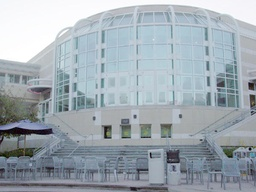
#> input picture Feature Detection and Matching/price_center20.JPG, 256 x 192 px, shrunk from 600 x 450 before the run, found by its file name
$ jupyter execute 'Assignment 1.ipynb'   (shell and % lines are left out)   (Python 2 division)
#> lines starting #> are read from the running program, lines starting #| are printed output that depends on the picture
# CSE 252B: Computer Vision II, Winter 2019 – Assignment 1
### Instructor: Ben Ochoa
### Due: Wednesday, January 16, 2019, 11:59 PM

## Instructions
* Review the academic integrity and collaboration policies on the course website.
* This assignment must be completed individually.
* This assignment contains both math and programming problems.
* All solutions must be written in this notebook
* Math problems must be done in Markdown/LATEX. Remember to show work and describe your solution.
* Programming aspects of this assignment must be completed using Python in this notebook.
* This notebook contains skeleton code, which should not be modified (This is important for standardization to facilate effeciant grading).
* You may use python packages for basic linear algebra, but you may not use packages that directly solve the problem. Ask the instructor if in doubt.
* You must submit this notebook exported as a pdf. You must also submit this notebook as an .ipynb file.
* You must submit both files (.pdf and .ipynb) on Gradescope. You must mark each problem on Gradescope in the pdf.
* It is highly recommended that you begin working on this assignment early.

# Problem 1 (Programming): Feature detection (20 points)
Download input data from the course website. The file price_center20.JPG
contains image 1 and the file price_center21.JPG contains image 2.

For each input image, calculate an image where each pixel value is the minor
eigenvalue of the gradient matrix

$N=\left[ \begin{array}{cc}
\sum\limits_w I_x^2 & \sum\limits_w I_x I_y\\
\sum\limits_w I_x I_y & \sum\limits_w I_y^2
\end{array} \right]$

where w is the window about the pixel, and $I_x$ and $I_y$ are the gradient images in
the x and y direction, respectively. Calculate the gradient images using the fivepoint
central difference operator. Set resulting values that are below a specified
threshold value to zero (hint: calculating the mean instead of the sum in N allows
for adjusting the size of the window without changing the threshold value). Apply
an operation that suppresses (sets to 0) local (i.e., about a window) nonmaximum
pixel values in the minor eigenvalue image. Vary these parameters such that
around 600–650 features are detected in each image. For resulting nonzero pixel
values, determine the subpixel feature coordinate using the Forstner corner point
operator.

#### Report your final values for:
 * the size of the feature detection window (i.e. the size of the window used to calculate the elements in the gradient matrix N)
 * the minor eigenvalue threshold value
 * the size of the local nonmaximum suppression window
 * the resulting number of features detected (i.e. corners) in each image.

#### Display figures for:
 * gradient image heat map before thresholding
 * gradient image heat map after thresholding
 * original image with detected features

My implementation takes around 25 seconds to run. If yours is more than 250 seconds you may lose points.

[cell 1]
import numpy as np
from PIL import Image
import matplotlib.pyplot as plt
import matplotlib.patches as patches
import time


# open the input images
I1 = np.array(Image.open('price_center20.JPG'), dtype='float')/255.
I2 = np.array(Image.open('price_center21.JPG'), dtype='float')/255.
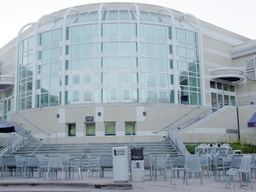
#> input picture Feature Detection and Matching/price_center21.JPG, 256 x 192 px, shrunk from 600 x 450 before the run, found by its file name

# Display the input images
plt.figure(figsize=(14,8))
plt.subplot(1,2,1)
plt.imshow(I1)
plt.subplot(1,2,2)
plt.imshow(I2)
plt.show()

[cell 2]
def ImageGradient(I, w, t):
    # inputs:
    # I is the input image (may be mxn for Grayscale or mxnx3 for RGB)
    # w is the size of the window used to compute the gradient matrix N
    # t is the minor eigenvalue threshold
    #
    # outputs:
    # N is the 2x2xmxn gradient matrix
    # b in the 2x1xmxn vector used in the Forstner corner detector
    # J0 is the mxn minor eigenvalue image of N before thresholding
    # J1 is the mxn minor eigenvalue image of N after thresholding

#> called with w = 9, t = 0.00015
    w = int(w/2)
    m,n = I.shape[:2]
#> m = 192; n = 256
    N = np.zeros((2,2,m,n))
    b = np.zeros((2,1,m,n))
    J0 = np.zeros((m,n))
    J1 = np.zeros((m,n))

    """your code here"""
    # Change RGB to Gray
    I = np.array(Image.fromarray((I*255).astype('uint8')).convert('L'), dtype = 'float')/255.

    # Convolution and preparation for later calculation
    K = 1/12. * np.array([-1., 8., 0., -8., 1.])
    I_x, I_y = I.copy(), I.copy()
    I_xx, I_yy, I_xy = I.copy(),I.copy(),I.copy() # matrix for calculating Gradient matrix
    # matrix for calculating b
    x_I_xx, y_I_yy, x_I_xy, y_I_xy = I.copy(),I.copy(),I.copy(), I.copy()
    for i in range(I.shape[0]):
        I_x[i] = np.convolve(I[i], K, mode='same')
        I_xx[i] = I_x[i]*I_x[i]
    for j in range(I.shape[1]):
        I_y[:,j] = np.convolve(I[:,j], K, mode='same')
        I_yy[:,j] = I_y[:,j]*I_y[:,j]
    I_xy = I_x*I_y

    # reduce value smaller than e-10 to 0
    I_xx[I_xx < 10**(-10)] = 0
#> I_xx: shape (192, 256) float64; min 0, max 0.338, mean 0.00305
    I_yy[I_yy < 10**(-10)] = 0
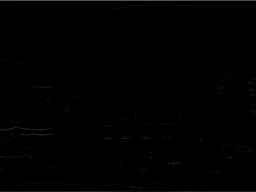
#> I_yy: shape (192, 256) float64; min 0, max 0.333, mean 0.00479
    I_xy[I_xy < 10**(-10)] = 0

    for i in range(I.shape[0]):
        for j in range(I.shape[1]):
            x_I_xx[i,j] = j*I_xx[i,j]
            y_I_yy[i,j] = i*I_yy[i,j]
            x_I_xy[i,j] = j*I_xy[i,j]
            y_I_xy[i,j] = i*I_xy[i,j]

    # Gradient Image and the b vector for corner detector
    def SingleWindow(i, j):
        g = np.zeros((2,2))
        sb = np.zeros((2,1))
        if i<w or j<w or i+w+1>m or j+w+1>n: return g, sb
        else:
            g[0][0] = I_xx[i-w:i+w+1, j-w:j+w+1].mean()
            g[1][1] = I_yy[i-w:i+w+1, j-w:j+w+1].mean()
            g[0][1] = g[1][0] = I_xy[i-w:i+w+1, j-w:j+w+1].mean()
            sb[0,0] = x_I_xx[i-w:i+w+1, j-w:j+w+1].mean() + \
                                y_I_xy[i-w:i+w+1, j-w:j+w+1].mean()
            sb[1,0] = y_I_yy[i-w:i+w+1, j-w:j+w+1].mean() + \
                                x_I_xy[i-w:i+w+1, j-w:j+w+1].mean()
            return g, sb

    for i in range(m):
        for j in range(n):
            N[:,:,i,j], b[:,:,i,j]= SingleWindow(i,j)

    # Minor eigen values
    for i in range(m):
        for j in range(n):
            lam = np.min(np.linalg.eigvals(N[:,:,i,j]))
            J0[i,j] = lam
            J1[i,j] = lam if lam>=t else 0.

    return N, b, J0, J1

def NMS(J, w_nms):
    # Apply nonmaximum supression to J using window w
    # For any window in J, the result should only contain 1 nonzero value
    # In the case of multiple identical maxima in the same window,
    # the tie may be broken arbitrarily
    #
    # inputs:
    # J is the minor eigenvalue image input image after thresholding
    # w_nms is the size of the local nonmaximum suppression window
    #
    # outputs:
    # J2 is the mxn resulting image after applying nonmaximum suppression
    #

#> called with w_nms = 9
    w_nms=w_nms/2
    J2 = J.copy()
    J_tmp = J.copy()
    m,n = J.shape
    """your code here"""
    for i in range(0, m):
        for j in range(0, n):
            window = J_tmp[max(0, i-w_nms):min(m, i+w_nms+1), \
                           max(0,j-w_nms):min(n, j+w_nms+1)]
            maximum = np.max(window)   # find the maximum value in the window
            window[window<maximum]=0   # abandon those smaller than maximum value
            J2[max(0,i-w_nms):min(m,i+w_nms+1), max(0,j-w_nms): min(n,j+w_nms+1)] \
                                                                = window.copy()
    return J2

def ForstnerCornerDetector(J, N, b):
    # Gather the coordinates of the nonzero pixels in J
    # Then compute the sub pixel location of each point using the Forstner operator
    #
    # inputs:
    # J is the NMS image
    # N is the 2x2xmxn gradient matrix
    # b is the 2x1xmxn vector computed in the image_gradient function
    #
    # outputs:
    # C is the number of corners detected in each image
    # pts is the 2xC list of coordinates of subpixel accurate corners
    #     found using the Forstner corner detector

    """your code here"""
    m, n = J.shape
    C = 0
    pts = []
    for i in range(m):
        for j in range(n):
            if J[i,j]==0.: continue
            else:
                # solve for x_center, y_center
                p = np.linalg.solve(N[:,:,i,j],b[:,:,i,j])
                C+=1
                pts.append(p)
    pts = np.array(pts).T[0]
    return C, pts

# feature detection
def RunFeatureDetection(I, w, t, w_nms):
    N, b, J0, J1 = ImageGradient(I, w, t)
    J2 = NMS(J1, w_nms)
    C, pts = ForstnerCornerDetector(J2, N, b)
    return C, pts, J0, J1, J2

[cell 3]
# input images
I1 = np.array(Image.open('price_center20.JPG'), dtype='float')/255.
I2 = np.array(Image.open('price_center21.JPG'), dtype='float')/255.
# parameters to tune
w = 9
t = 0.00015
w_nms = 9

tic = time.time()
# run feature detection algorithm on input images
C1, pts1, J1_0, J1_1, J1_2 = RunFeatureDetection(I1, w, t, w_nms)
C2, pts2, J2_0, J2_1, J2_2 = RunFeatureDetection(I2, w, t, w_nms)
#> call 2 of ImageGradient, with w = 9, t = 0.00015
#> after the loop in ImageGradient (call 2), `for i in range(I.shape[0]):`:
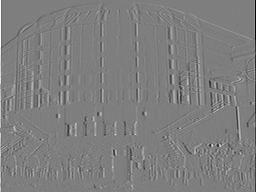
#> I_x: shape (192, 256) float64; min -0.578, max 0.585, mean -5.02e-05; drawn with min black and max white
#> after the loop in ImageGradient (call 2), `for j in range(I.shape[1]):`:
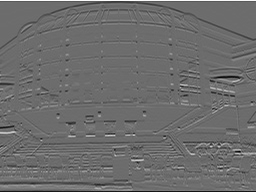
#> I_y: shape (192, 256) float64; min -0.444, max 0.595, mean -0.00114; drawn with min black and max white
#> in ImageGradient (call 2), `I_xx[I_xx < 10**(-10)] = 0`: I_xx: shape (192, 256) float64; min 0, max 0.342, mean 0.00341
#> in ImageGradient (call 2), `I_yy[I_yy < 10**(-10)] = 0`: I_yy: shape (192, 256) float64; min 0, max 0.354, mean 0.00511
#> after the loop in ImageGradient (call 2), `for i in range(I.shape[0]):`:
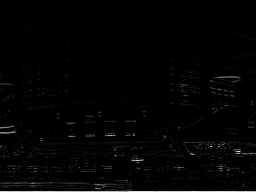
#> y_I_yy: shape (192, 256) float64; min 0, max 29.74, mean 0.4; drawn with min black and max white
#> after the loop in ImageGradient (call 2), `for i in range(m):`:
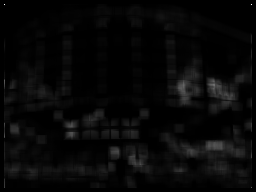
#> J0: shape (192, 256) float64; min 0, max 0.0345, mean 0.00109; drawn with min black and max white
toc = time.time() - tic

print('took %f secs'%toc)

# display results
plt.figure(figsize=(14,24))

# show pre-thresholded corner heat map from gradient image function
plt.subplot(3,2,1)
plt.imshow(J1_0, cmap='gray')
plt.title('pre-thresholded gradient image')
plt.subplot(3,2,2)
plt.imshow(J2_0, cmap='gray')
plt.title('pre-thresholded gradient image')

# show thresholded corner heat map from gradient image function
plt.subplot(3,2,3)
plt.imshow(J1_1, cmap='gray')
plt.title('thresholded gradient image')
plt.subplot(3,2,4)
plt.imshow(J2_1, cmap='gray')
plt.title('thresholded gradient image')

# show corners on original images
ax = plt.subplot(3,2,5)
plt.imshow(I1)
for i in range(C1): # draw rectangles of size w around corners
    x,y = pts1[:,i]
    ax.add_patch(patches.Rectangle((x-w/2,y-w/2),w,w, fill=False))
# plt.plot(pts1[0,:], pts1[1,:], '.b') # display subpixel corners
plt.title('found %d corners'%C1)

ax = plt.subplot(3,2,6)
plt.imshow(I2)
for i in range(C2):
    x,y = pts2[:,i]
    ax.add_patch(patches.Rectangle((x-w/2,y-w/2),w,w, fill=False))
# plt.plot(pts2[0,:], pts2[1,:], '.b')
plt.title('found %d corners'%C2)

plt.show()
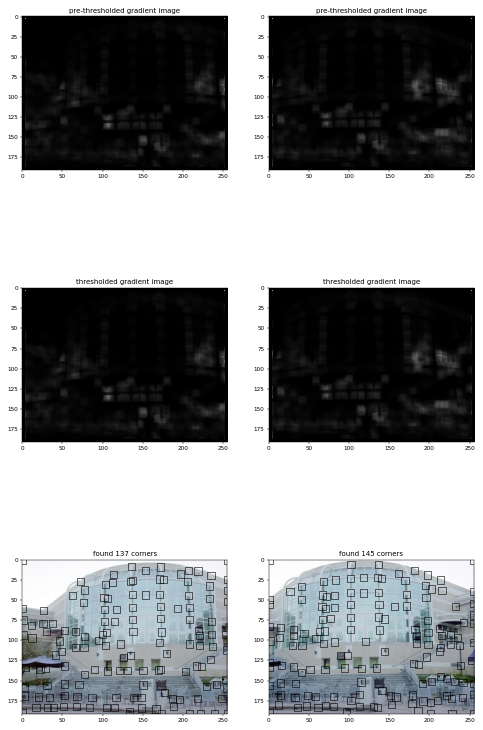
#> figure drawn by matplotlib, 6 panels

# Final values for parameters
* w = 9
* t = 0.00015
* w_nms = 9
* C1 = 601
* C2 =  636

# Problem 2 (Programming): Feature matching (15 points)
Determine the set of one-to-one putative feature correspondences by performing
a brute-force search for the greatest correlation coefficient value (in the range
[-1, 1]) between the detected features in image 1 and the detected features in
image 2. Only allow matches that are above a specified correlation coefficient
threshold value (note that calculating the correlation coefficient allows for adjusting
the size of the matching window without changing the threshold value).
Further, only allow matches that are above a specified distance ratio threshold
value, where distance is measured to the next best match for a given feature.
Vary these parameters such that around 200 putative feature correspondences are
established. Optional: constrain the search to coordinates in image 2 that are
within a proximity of the detected feature coordinates in image 1.

#### Report your final values for:
* the size of the matching window
* the correlation coefficient threshold
* the distance ratio threshold
* the size of the proximity window (if used)
* the resulting number of putative feature correspondences (i.e. matched features)

#### Display figures for:
* pair of images, where the matched features in each of the images are indicated by a square window about the feature

My implementation takes around 40 seconds to run. If yours is more than 400 seconds you may lose points.

[cell 4]
def NCC(I1, I2, pts1, pts2, w):
    # compute the normalized cross correlation between image patches I1, I2
    # result should be in the range [-1,1]
    #
    # inputs:
    # I1, I2 are the input images
    # pts1, pts2 are the point to be matched
    # w is the size of the matching window to compute correlation coefficients
    #
    # output:
    # normalized cross correlation matrix of scores between all windows in
    #    image 1 and all windows in image 2

    """your code here"""
#> called with pts1 = array of shape (2, 137), pts2 = array of shape (2, 145), w = 9
    # Change RGB to gray
    I1 = np.array(Image.fromarray((I1*255).astype('uint8')).convert('L'), \
                  dtype = 'float')/255.
    I2 = np.array(Image.fromarray((I2*255).astype('uint8')).convert('L'), \
                  dtype = 'float')/255.

    # Calculation of NCC between two windows
    from math import sqrt
    def ncc(w1, w2, w):
        u1, u2 = w1.mean(), w2.mean()
        s, s1, s2 = 0., 0. ,0.
        for i in range(w1.shape[0]):
            for j in range(w1.shape[1]):
                s+=(w1[i,j]-u1)*(w2[i,j]-u2)
                s1+=(w1[i,j]-u1)**2
                s2+=(w2[i,j]-u2)**2
        return s/(sqrt(s1)*sqrt(s2)*((2*w+1)**2))

    pts1, pts2 = pts1.T, pts2.T   # for index convenience
    w/=2
    r, c = I1.shape[0], I1.shape[1]
    scores = np.zeros((pts1.shape[0], pts2.shape[0]))   # return NCC matrix
    for m, p in enumerate(pts1):
        i, j = int(round(p[1])), int(round(p[0]))   # nearest integer coordinates
        if i<w or j<w or i+w+1>r or j+w+1>c:   # neglect windows at edge
            scores[m,:] = -1
            continue
        w1 = I1[max(0, i-w): min(I1.shape[0], i+w+1), \
                max(0, j-w): min(I1.shape[1], j+w+1)]
#         w1 = np.pad(w1,((max(w-i, 0),max(i+w+1-I1.shape[0],0)), \
#                         (max(w-j, 0),max(j+w+1-I1.shape[1],0))), \
#                     'constant', constant_values=((0, 0),(0,0))) # pad window at edge
        for n, q in enumerate(pts2):
            i, j = int(round(q[1])), int(round(q[0]))
            if i<w or j<w or i+w+1>r or j+w+1>c:
                scores[m,n] = -1
                continue
            w2 = I2[max(0, i-w): min(I2.shape[0], i+w+1), \
                    max(0, j-w): min(I2.shape[1], j+w+1)]
#             w2 = np.pad(w2,((max(w-i, 0),max(i+w+1-I1.shape[0],0)), \
#                             (max(w-j, 0),max(j+w+1-I1.shape[1],0))), \
#                     'constant', constant_values=((0, 0),(0,0)))
            scores[m,n]=ncc(w1,w2,w)
#> this loop made 137 passes
#> p on passes 1 to 12: [0.0262, 0.0201], [255, 0.00421], [171.9, 8.08], [135.9, 7.26], [206.5, 12.84], [218.4, 13.07], [153.4, 12.58], [112.9, 17.52], [196.5, 16.86], [234.6, 18.64], [175.4, 24.01], [169.9, 23.15]
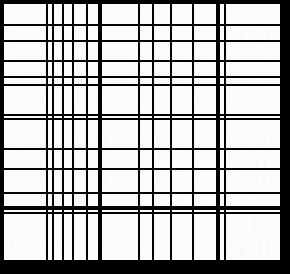
#> scores: shape (137, 145) float64 (shown 2 times larger); min -1, max 0.0123, mean -0.282; drawn with min black and max white

    return scores


def Match(scores, t, d, p):
    # perform the one-to-one correspondence matching on the correlation coefficient matrix
    #
    # inputs:
    # scores is the NCC matrix
    # t is the correlation coefficient threshold
    # d distance ration threshold
    # p is the size of the proximity window
    #
    # output:
    # list of the feature coordinates in image 1 and image 2

    """your code here"""
#> called with t = 0.0008, d = 1, p = inf
    #inds = np.vstack((np.random.choice(pts1.shape[1],200,replace=False),
      #                np.random.choice(pts1.shape[1],200,replace=False)))

    inds=[]
    import numpy.ma as ma
    maskMat = np.zeros(scores.shape)   # mask matrix
    m  = np.nanmax(scores)   # initialize m as the max NCC score ignoring nan values
    i, j =  np.where(scores==m)
    i, j = i[0], j[0]
    while(m>=t):   # find match features until reach the threshold
        scores[i,j] = -1
        n = max(np.nanmax(scores[i,:]), np.nanmax(scores[:,j])) \
                                                # second best NCC without mask
        scores[i,j] = m
        if (1-m)<(1-n)*d:   # if satisfying unique condition, keep the match
            inds.append([i,j])
        # update NCC and mask matrix
        maskMat[i,:], maskMat[:,j] = 1, 1
        mask = maskMat==1
        scores_mask = ma.array(scores, mask = mask, fill_value=-1)
        # update best match value
        m  = np.nanmax(scores_mask)
        i, j =  np.where(scores==m)
        i, j = i[0], j[0]
#> this loop made 114 passes
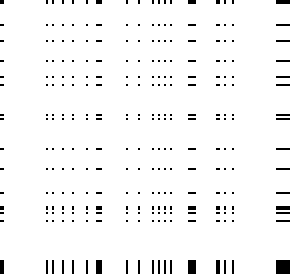
#> maskMat: shape (137, 145) float64 (shown 2 times larger); values 0 (black) and 1 (white), 96.4% white; black in thin lines or dots

    return np.array(inds).T


def RunFeatureMatching(I1, I2, pts1, pts2, w, t, d, p):
    # inputs:
    # I1, I2 are the input images
    # pts1, pts2 are the point to be matched
    # w is the size of the matching window to compute correlation coefficients
    # t is the correlation coefficient threshold
    # d distance ration threshold
    # p is the size of the proximity window
    #
    # outputs:
    # inds is a 2xk matrix of matches where inds[0,i] indexs a point pts1
    #     and inds[1,i] indexs a point in pts2, where k is the number of matches

    scores = NCC(I1, I2, pts1, pts2, w)
    inds = Match(scores,t,d,p)
    return inds

[cell 5]
# parameters to tune
w = 9
t = 0.0008
d = 0.9998
p = np.inf

tic = time.time()
# run the feature matching algorithm on the input images and detected features
inds = RunFeatureMatching(I1, I2, pts1, pts2, w, t, d, p)
toc = time.time() - tic

print('took %f secs'%toc)

# create new matrices of points which contain only the matched features
match1 = pts1[:,inds[0,:]]
match2 = pts2[:,inds[1,:]]

# display the results
plt.figure(figsize=(14,24))
ax1 = plt.subplot(1,2,1)
ax2 = plt.subplot(1,2,2)
ax1.imshow(I1)
ax2.imshow(I2)
plt.title('found %d putative matches'%match1.shape[1])
for i in range(match1.shape[1]):
    x1,y1 = match1[:,i]
    x2,y2 = match2[:,i]
    ax1.plot([x1, x2],[y1, y2],'-r')
    ax1.add_patch(patches.Rectangle((x1-w/2,y1-w/2),w,w, fill=False))
    ax2.plot([x2, x1],[y2, y1],'-r')
    ax2.add_patch(patches.Rectangle((x2-w/2,y2-w/2),w,w, fill=False))

plt.show()
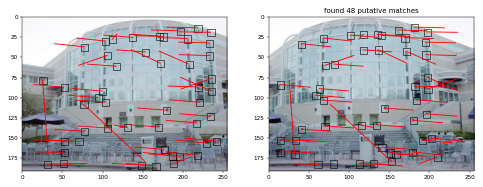
#> figure drawn by matplotlib, 2 panels

# test 1-1
print('unique points in image 1: %d'%np.unique(inds[0,:]).shape[0])
#| unique points in image 1: 48
print('unique points in image 2: %d'%np.unique(inds[1,:]).shape[0])
#| unique points in image 2: 48
